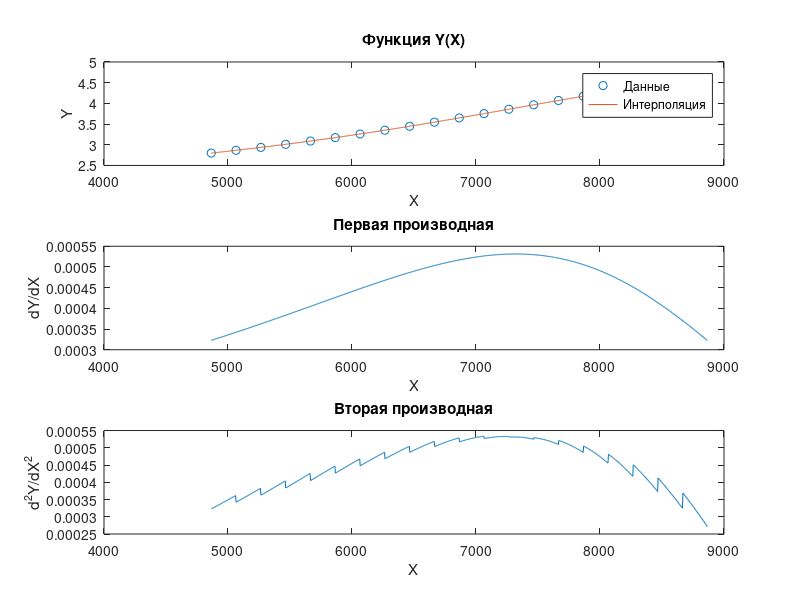

This chart was generated by the following MATLAB code:
clc; clear;
% Данные
X = [4865 5065 5265 5465 5665 5865 6065 6265 6465 6665 6865 7065 7265 7465 7665 7865 8065 8265 8465 8665 8865];
Y = [2.799505654 2.865976811 2.936424531 3.010995579 3.089799019 3.172890855 3.260255665 3.351785366 3.44725572 3.546301795 3.648394432 3.752820666 3.858671918 3.964844364 4.070055767 4.172881981 4.27181405 4.365333422 4.451998938 4.530535861 4.599915455];

% Определяем точки для интерполяции
points_to_interpolate = [4965, 7565];

% Интерполяция сплайном
pp = spline(X, Y);

% Вычисление производных в точках
first_derivative = ppval(fnder(pp, 1), points_to_interpolate);
second_derivative = ppval(fnder(pp, 2), points_to_interpolate);

% Погрешность по формуле для первой производной
n = length(X) - 1;
h = X(2) - X(1);
delta_2 = diff(Y, 2);
delta_3 = diff(Y, 3);
f_3 = delta_3 / h^3;

% Погрешность первой производной в точке 4965 (между узлами 1 и 2)
i_1 = 1;
error_first_derivative_4965 = ((-1)^(n-i_1)) * ((factorial(i_1) * factorial(n-1)) / factorial(n+1)) * (h^n) * f_3(i_1);

% Погрешность первой производной в точке 7565 (между узлами 14 и 15)
i_2 = 14;
error_first_derivative_7565 = ((-1)^(n-i_2)) * ((factorial(i_2) * factorial(n-1)) / factorial(n+1)) * (h^n) * f_3(i_2-1);

% Погрешность по формуле для второй производной
n = 2; % порядок конечной разности 2
f_3 = delta_3 / h^3;

% Погрешность второй производной в точке 4965 (между узлами 1 и 2)
error_second_derivative_4965 = ((-1)^(n-1)) * ((factorial(1) * factorial(n-1)) / factorial(n+1)) * (h^n) * f_3(i_1);

% Погрешность второй производной в точке 7565 (между узлами 14 и 15)
error_second_derivative_7565 = ((-1)^(n-1)) * ((factorial(1) * factorial(n-1)) / factorial(n+1)) * (h^n) * f_3(i_2-1);

% Вывод результатов
disp('Первая производная:');
disp(first_derivative);
disp('Погрешности первой производной:');
disp([abs(error_first_derivative_4965), abs(error_first_derivative_7565)]);

disp('Вторая производная:');
disp(second_derivative);
disp('Погрешности второй производной:');
disp([abs(error_second_derivative_4965), abs(error_second_derivative_7565)]);

% Построение графиков
xx = linspace(min(X), max(X), 1000);
yy = ppval(pp, xx);
yy_first_derivative = ppval(fnder(pp, 1), xx);
yy_second_derivative = ppval(fnder(pp, 2), xx);

figure;
subplot(3,1,1);
plot(X, Y, 'o', xx, yy, '-');
title('Функция Y(X)');
xlabel('X');
ylabel('Y');
legend('Данные', 'Интерполяция', 'Location', 'Best');

subplot(3,1,2);
plot(xx, yy_first_derivative, '-');
title('Первая производная');
xlabel('X');
ylabel('dY/dX');

subplot(3,1,3);
plot(xx, yy_second_derivative, '-');
title('Вторая производная');
xlabel('X');
ylabel('d^2Y/dX^2');
